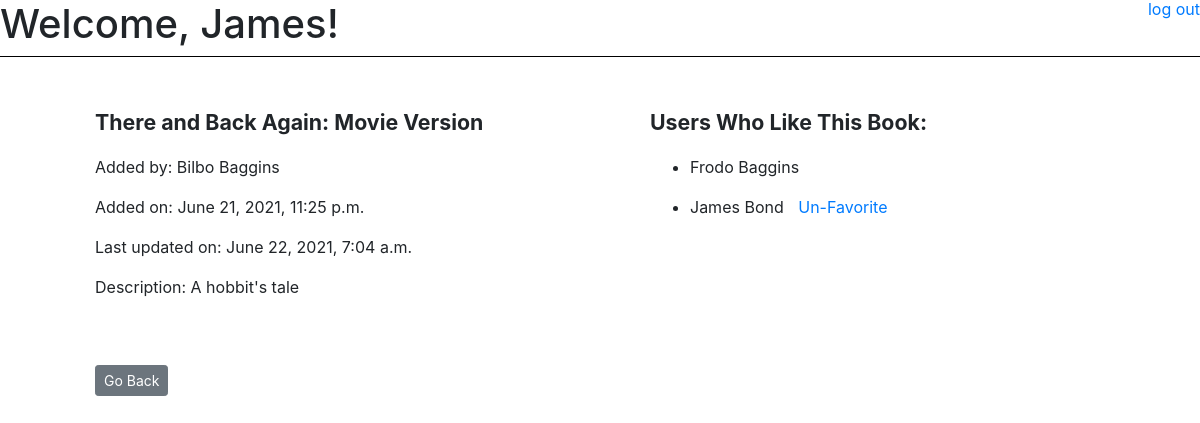
The app's page /books/4 (signed in) with its own data.
### login/models.py (models this page shows, shortened)
class User(models.Model):
    fname = models.CharField(max_length=45)
    lname = models.CharField(max_length=45)
    email = models.CharField(max_length=45)
    password = models.CharField(max_length=255)
    created_at = models.DateTimeField(auto_now_add=True)
    updated_at = models.DateTimeField(auto_now=True)
    objects = UserManager()     # replaces the default value of objects = models.Manager() to custom version above  for validations

class Book(models.Model):
    title = models.CharField(max_length=255)
    desc = models.TextField(default="x")
    created_at = models.DateTimeField(auto_now_add=True)
    updated_at = models.DateTimeField(auto_now=True)
    uploaded_by_id = models.ForeignKey(User, related_name="books_uploaded", on_delete = models.CASCADE)
    users_who_like = models.ManyToManyField(User, related_name="liked_books")

### books/views.py (the view)
def book_detail(request, id):
    if 'user_id' not in request.session:
        return redirect('/')
    book = Book.objects.get(id=id)
    user = User.objects.get(id=request.session['user_id'])
    context = {
        "book" : book,
        "this_user" : user,
    }
    return render(request, "book_detail.html", context)

### books/templates/book_detail.html (shortened to what this page needs)
{% load static %}
<!DOCTYPE html>
<html lang="en">
<head>
    <link rel="stylesheet" href="https://cdn.jsdelivr.net/npm/bootstrap@4.6.0/dist/css/bootstrap.min.css">
    <link rel="stylesheet" href="{% static 'books/css/style.css' %}">
</head>
<body>
    <div class="page-header">
        <h1>Welcome, {{this_user.fname}}!
            <small class="right pad-right"><a class="logoff" href="/books/logout">log out</a></small>
        </h1>
    </div>
    <div class="container">
        <div class="left">
            {% if this_user == book.uploaded_by_id %}
            <form action="book_update" method="POST" class="needs-validation" novalidate>
                {% csrf_token %}
                <div class="form-group row">
                    <input class="form-control heavy" type="text" value="{{book.title}}" name="title" id="title" required>
                    <div class="invalid-feedback">
                        <p>Title is required</p>
                    </div>
                </div>
                <div class="form-group row">
                    <label for="uploaded_by_id" class="col-sm-4 col-form-label">Added by:</label>
                    <div class="col-sm-8">
                        <input type="text" class="form-control" name="uploaded_by_id" value="{{book.uploaded_by_id.fname}} {{book.uploaded_by_id.lname}}" readonly>
                    </div>
                </div>
                <div class="form-group row">
                    <label for="created_at" class="col-sm-4 col-form-label">Added on:</label>
                    <div class="col-sm-8">
                        <input type="datetime" class="form-control" name="created_at" value="{{book.created_at}}" readonly>
                    </div>
                </div>
                <div class="form-group row">
                    <label for="updated_at" class="col-sm-4 col-form-label">Last updated on:</label>
                    <div class="col-sm-8">
                        <input type="datetime" class="form-control" name="updated_at" value="{{book.updated_at}}" readonly>
                    </div>
                </div>
                <div class="form-group row">
                    <label for="desc" class="col-sm-4 col-form-label">Description:</label>
                    <div class="col-sm-8">
                        <input type="text" class="form-control" name="desc" value="{{book.desc}}" id="desc" pattern="^.{5,}$" required>
                        <div class="invalid-feedback">
                            <p>Description must contain at least 5 characters</p>
                        </div>
                    </div>
                </div>
                <input type="hidden" name="book_id" value="{{book.id}}">
                <button type="submit" class="btn btn-primary">Update</button> <a href="delete/{{book.id}}"><button type="button" class="btn btn-danger">Delete</button></a>
            </form>
            {% else %}
            <p class="heavy">{{book.title}}</p>
            <p>Added by: {{book.uploaded_by_id.fname}} {{book.uploaded_by_id.lname}}</p>
            <p>Added on: {{book.created_at}}</p>
            <p>Last updated on: {{book.updated_at}}</p>
            <p>Description: {{book.desc}}</p>
            {% endif %}
            <a href="/books"><button type="button" class="btn btn-secondary btn-sm bump">Go Back</button></a>
        </div>
        <div class="right">
            <p class="heavy">Users Who Like This Book:</p>
            {% for user in book.users_who_like.all %}
            <ul>
                <li>{{user.fname}} {{user.lname}} {% if user == this_user %} <a class="indent" href="delete_favorite/{{book.id}}">Un-Favorite</a> {% endif %}</li>
            </ul>
            {% endfor %}
        </div>
    </div>
</body>
</html>

### books/static/books/css/style.css (style rules this page uses)
.page-header { border-bottom: 1px black solid; }
.container { display: flex; align-content: space-between; }
.left { flex: 1; padding: 50px; }
.right { flex: 1; padding: 50px; }
.logoff { font-size: 12pt; float: right; }
.bump { margin-top: 50px; }
.indent { padding-left: 10px; }
.pad-right { padding-right: 50px; }
.heavy { font-size: 16pt; font-weight: bold; }

### records on screen
User: fname "James", lname "Bond"
Book: title "There and Back Again: Movie Version", uploaded_by_id.fname "Bilbo", uploaded_by_id.lname "Baggins", created_at "June 21, 2021, 11:25 p.m.", updated_at "June 22, 2021, 7:04 a.m.", desc "A hobbit's tale"
User: fname "Frodo", lname "Baggins"
